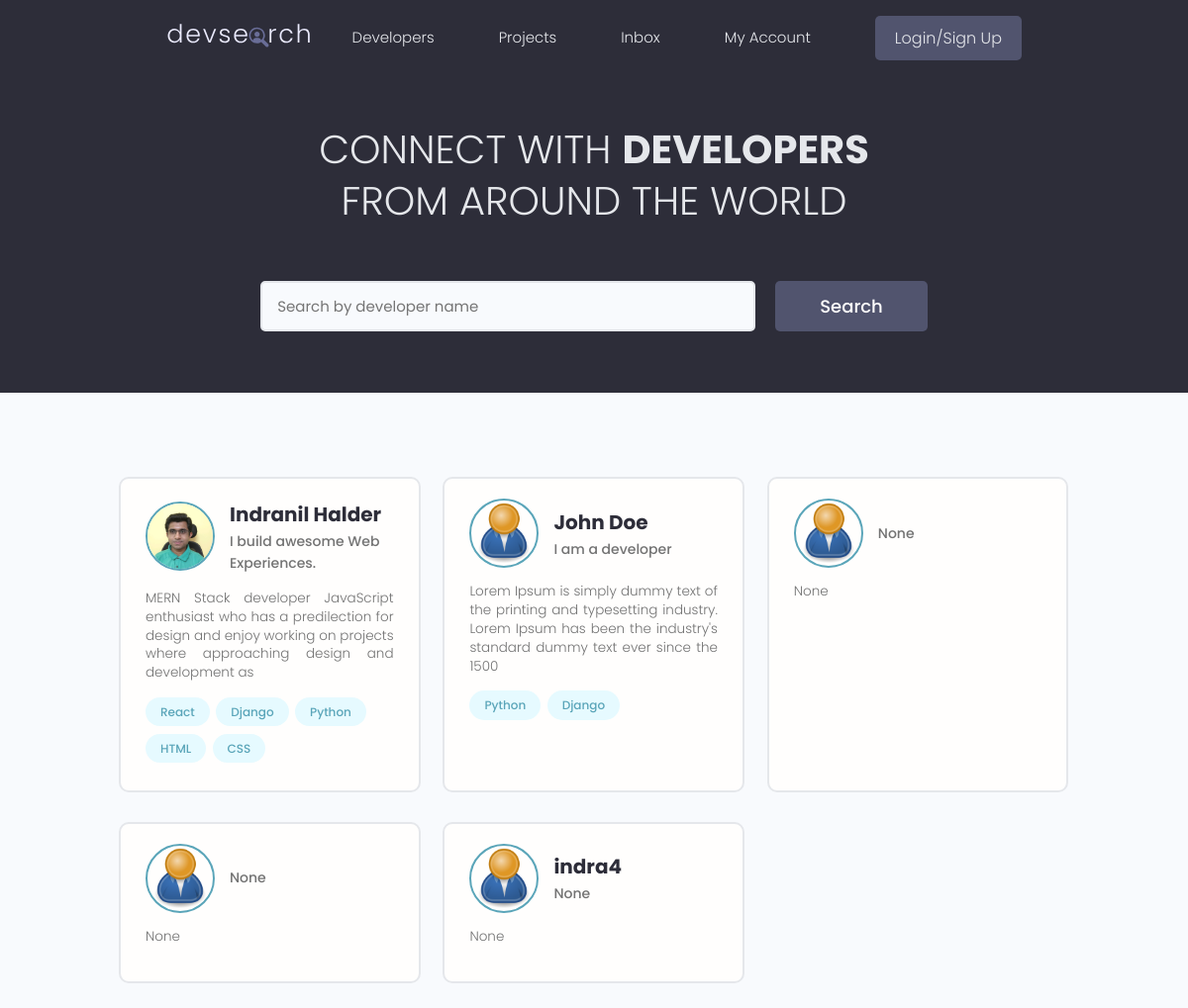
Before: / with the older database file.
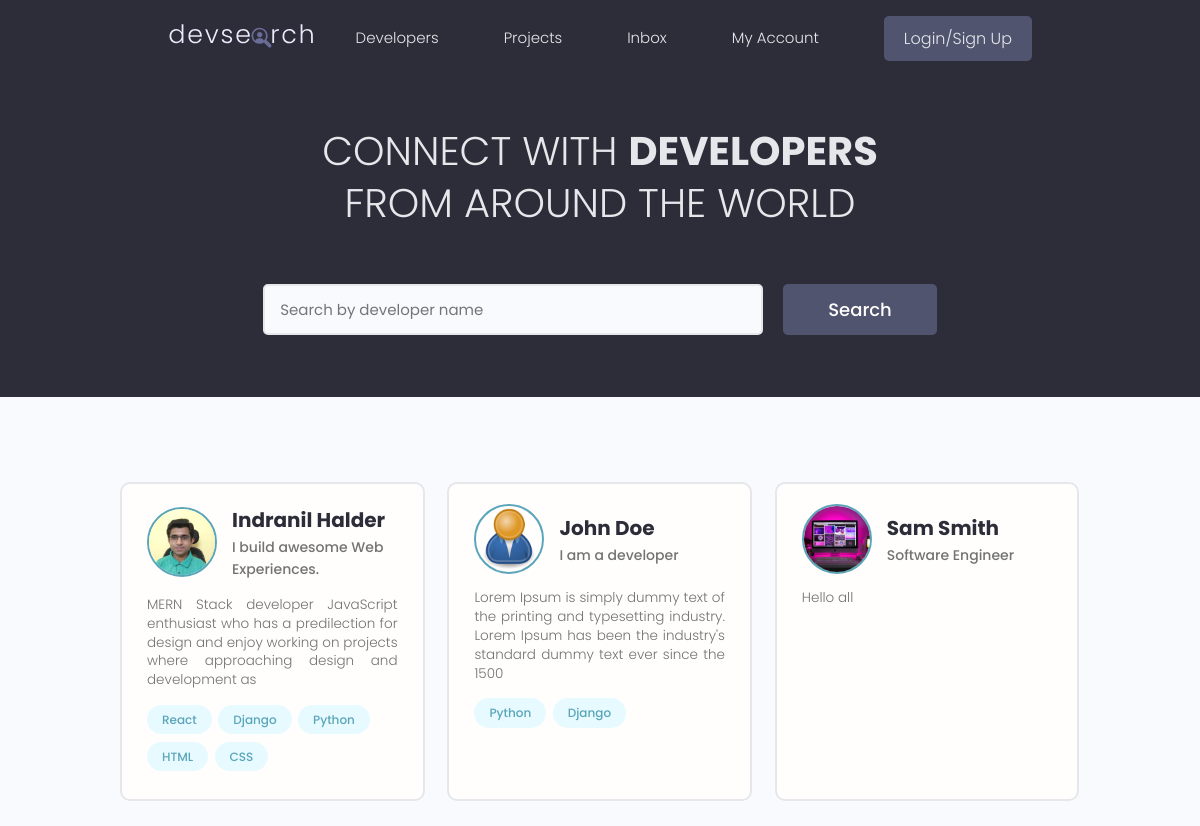
After: the same page with the newer database file.
### users/models.py (models this page shows, shortened)
class Profile(models.Model):
    user = models.OneToOneField(
        User, on_delete=models.CASCADE, null=True, blank=True)
    name = models.CharField(max_length=200, blank=True, null=True)
    email = models.EmailField(max_length=500, blank=True, null=True)
    username = models.CharField(max_length=200, blank=True, null=True)
    location = models.CharField(max_length=200, blank=True, null=True)
    short_intro = models.CharField(max_length=200, blank=True, null=True)
    bio = models.TextField(blank=True, null=True)
    profile_image = models.ImageField(
        null=True, blank=True, upload_to='profiles/', default='profiles/user-default.png')
    social_github = models.CharField(max_length=200, blank=True, null=True)
    social_twitter = models.CharField(max_length=200, blank=True, null=True)
    social_linkedin = models.CharField(max_length=200, blank=True, null=True)
    social_youtube = models.CharField(max_length=200, blank=True, null=True)
    social_website = models.CharField(max_length=200, blank=True, null=True)
    created = models.DateTimeField(auto_now_add=True)
    id = models.UUIDField(default=uuid.uuid4, unique=True,
                          primary_key=True, editable=False)

class Skill(models.Model):
    owner = models.ForeignKey(
        Profile, on_delete=models.CASCADE, null=True, blank=True)
    name = models.CharField(max_length=200, blank=True, null=True)
    description = models.TextField(null=True, blank=True)
    created = models.DateTimeField(auto_now_add=True)
    id = models.UUIDField(default=uuid.uuid4, unique=True,
                          primary_key=True, editable=False)
    def __str__(self):
        return str(self.name)

### users/views.py (the view)
# urls.py: path('', views.profiles, name="profiles"),
def profiles(request):
    profiles = Profile.objects.all()
    context = {
        'profiles': profiles
    }
    return render(request, 'users/profiles.html', context)

### users/templates/users/profiles.html (shortened to what this page needs)
{% extends 'main.html' %}
{% block content %}
  <main class="home">
    <section class="hero-section text-center">
      <div class="container container--narrow">
        <div class="hero-section__box">
          <h2>CONNECT WITH <span>DEVELOPERS</span></h2>
          <h2>FROM AROUND THE WORLD</h2>
        </div>
        <div class="hero-section__search">
          <form class="form" action="#" method="get">
            <div class="form__field">
              <input class="input input--text" id="formInput#search" type="text" name="text"
                placeholder="Search by developer name" />
            </div>
            <input class="btn btn--sub btn--lg" type="submit" value="Search" />
          </form>
        </div>
      </div>
    </section>
    <section class="devlist">
      <div class="container">
        <div class="grid grid--three">
        {% for profile in profiles %}
          <div class="column card">
            <div class="dev">
              <a href="{% url 'user-profile' profile.id %}" class="card__body">
                <div class="dev__profile">
                  <img class="avatar avatar--md" src="{{ profile.profile_image.url }}" alt="image" />
                  <div class="dev__meta">
                    <h3>{{ profile.name }}</h3>
                    <h5>{{ profile.short_intro|slice:"60" }}</h5>
                  </div>
                </div>
                <p class="dev__info">{{ profile.bio|slice:"150" }}</p>
                <div class="dev__skills">
                    {% for skill in profile.skill_set.all|slice:"5" %}
                    <span class="tag tag--pill tag--main">
                        <small>{{ skill }}</small>
                      </span>
                    {% endfor %}
                </div>
              </a>
            </div>
          </div>
        {% endfor %}
        </div>
      </div>
    </section>
  </main>
{% endblock content %}

### templates/main.html (shortened to what this page needs)
<!DOCTYPE html>
{% load static %}
<html lang="en">
  <head>
    <link rel="stylesheet" href="https://cdn.iconmonstr.com/1.3.0/css/iconmonstr-iconic-font.min.css" />
    <link rel="stylesheet" href="https://cdnjs.cloudflare.com/ajax/libs/font-awesome/6.4.0/css/all.min.css" />
    <link rel="stylesheet" href="{% static 'uikit/styles/uikit.css' %}" />
    <link rel="stylesheet" href="{% static 'styles/app.css' %}" />
  </head>
  <body>
    {% include 'navbar.html' %}
    {% block content %}
    {% endblock content %}
  </body>
</html>

### templates/navbar.html (shortened to what this page needs)
{% load static %}
<header class="header">
<div class="container container--narrow">
    <a href="{% url 'profiles' %}" class="header__logo">
    <img src="{% static 'images/logo.svg' %}" alt="DevSearch Logo" />
    </a>
    <nav class="header__nav">
    <ul class="header__menu">
        <li class="header__menuItem"><a href="{% url 'profiles' %}">Developers</a></li>
        <li class="header__menuItem"><a href="{% url 'projects' %}">Projects</a></li>
        <li class="header__menuItem"><a href="">Inbox</a></li>
        <li class="header__menuItem"><a href="{% url 'account' %}">My Account</a></li>
        {% if request.user.is_authenticated %}
        {% comment %} <li class="header__menuItem"><a href="{% url 'create-project' %}" class="btn btn--sub">Add Project</a></li> {% endcomment %}
        <li class="header__menuItem"><a href="{% url 'logout' %}" class="btn btn--sub">Logout</a></li>
        {% else %}
        <li class="header__menuItem"><a href="{% url 'login' %}" class="btn btn--sub">Login/Sign Up</a></li>
        {% endif %}
    </ul>
    </nav>
</div>
</header>

### static/styles/app.css (style rules this page uses)
:root { --color-sub: #2d2d39; }
.btn--sub { background-color: var(--color-sub-light); }
.card { border: 2px solid var(--color-light); }
img { width: 100%; }
.header { position: sticky; z-index: 111; background-color: var(--color-sub); padding: 1.5rem 0; }
.header > .container { display: flex; justify-content: space-between; align-items: center; }
.header__logo > img { height: 3.8rem; }
.header__nav > ul { display: inline-flex; align-items: center; list-style: none; gap: 6.5rem; }
.header__menuItem > a { color: var(--color-light); font-weight: 300; }
.hero-section { height: 40vh; display: flex; align-items: center; background-color: var(--color-sub); }
.hero-section__box { margin-bottom: 4rem; }
.hero-section__box > h2, .hero-section__box > h2 > span { font-size: 4rem; color: var(--color-light); line-height: 1.3; text-transform: uppercase; }
.hero-section__box > h2 { font-weight: 300; }
.hero-section__box > h2 > span { font-weight: 700; }
.hero-section__search > .form { display: flex; align-items: center; justify-content: center; gap: 2rem; }
.hero-section__search > .form input.input--text { width: 50rem; }
.devlist { margin-top: 8rem; }
.devlist .grid { align-items: stretch; }
.devlist .dev .dev__profile { display: flex; align-items: center; gap: 1.5rem; }
.devlist .dev .dev__meta h3 { color: var(--color-sub); font-size: 2rem; font-weight: 700; }
.devlist .dev .dev__meta h5 { color: var(--color-text); font-size: 1.4rem; font-weight: 500; }
.devlist .dev .dev__info { margin: 1.5rem 0; font-size: 1.35rem; line-height: 1.4; text-align: justify; }

### static/uikit/styles/modules/_variables.css (style rules this page uses)
:root { --color-main: #5aa5b9; --color-main-light: #e6faff; --color-sub: #3f4156; --color-sub-light: #51546e; --color-sub-lighter: #ededfd; --color-text: #737373; --color-gray: #8b8b8b; --color-light: #e5e7eb; --color-light-gray: #767676; --color-bg: #f8fafd; --color-white: #fffefd; --color-white-light: #f3f3f3; --color-success: #359e64; --color-success-bg: #def8e8; --color-error: #fc4b0b; --color-error-bg: #fff2ee; --font-base: 'Poppins', arial, helvetica, 'Segoe UI', roboto, ubuntu, sans-serif; --font-monospace: 'Fira Code', 'Courier New', courier, monospace; --font-regular: 300; --font-medium: 500; --font-bold: 700; --generic-shadow: 1px 1px 5px #00000010; --generic-transition: all 0.3s ease-in-out; }

### static/uikit/styles/modules/_base.css (style rules this page uses)
* { margin: 0; padding: 0; box-sizing: border-box; text-rendering: optimizeLegibility; color: inherit; font-size: inherit; }
html { font-size: 50%; }
@media only screen and (min-width: 480px) { html { font-size: 56.25%; } }
@media only screen and (min-width: 1200px) { html { font-size: 62.5%; } }
body { line-height: 1.6; font-weight: 400; font-size: 1.5rem; color: var(--color-text); background-color: var(--color-bg); min-height: 100vh; }

### static/uikit/styles/modules/_typography.css (style rules this page uses)
* { font-family: var(--font-base); }
h2 { font-size: 3.6rem; font-weight: var(--font-bold); }
h3 { font-size: 3.2rem; font-weight: var(--font-medium); }
h5 { font-size: 2.4rem; font-weight: var(--font-medium); }
h5, h6 { font-weight: var(--font-regular); }
p, span, strong { font-size: 1.6rem; color: var(--color-text); font-weight: var(--font-regular); }
a { padding-bottom: 2px; text-decoration: none; display: inline-block; color: var(--color-main); font-weight: var(--font-medium); }

### static/uikit/styles/modules/_utilities.css (style rules this page uses)
.container { width: 92%; max-width: 165rem; margin: 0 auto; box-sizing: border-box; }
.container--narrow { width: 92%; max-width: 120rem; }
@media screen and (min-width: 1000px) { .container { width: 90%; } }
@media screen and (min-width: 1000px) { .container--narrow { width: 85%; } }
@media screen and (min-width: 1200px) { .container { width: 80%; } }
@media screen and (min-width: 1200px) { .container--narrow { width: 72%; } }
.text-center { text-align: center; }

### static/uikit/styles/modules/_avatar.css (style rules this page uses)
.avatar { border-radius: 50%; border: 2px solid var(--color-main); object-fit: cover; }
.avatar--md { height: 7rem; width: 7rem; }

### static/uikit/styles/modules/_button.css (style rules this page uses)
.btn { display: inline-block; position: relative; cursor: pointer; background-color: var(--color-light); font-weight: var(--font-medium); color: var(--color-sub); text-decoration: none; padding: 1rem 2rem; border-radius: 0.5rem; border: none; width: -webkit-fit-content; width: -moz-fit-content; width: fit-content; height: -webkit-fit-content; height: -moz-fit-content; height: fit-content; font-size: 1.6rem; outline-width: 0; outline-color: transparent; -webkit-backface-visibility: hidden; backface-visibility: hidden; transition: all 0.3s ease-in-out; }
.btn--sub { background-color: var(--color-sub); color: var(--color-white); }
.btn--lg { font-size: 1.8rem; padding: 1.2rem 4.5rem; }

Changed rows visible on the page:
removed Profile: profile_image (placeholder picture), short_intro "None", bio "None"
removed Profile: profile_image (placeholder picture), short_intro "None", bio "None"
removed Profile: profile_image (placeholder picture), name "indra4", short_intro "None", bio "None"
added Profile: profile_image (picture), name "Sam Smith", short_intro "Software Engineer", bio "Hello all"
